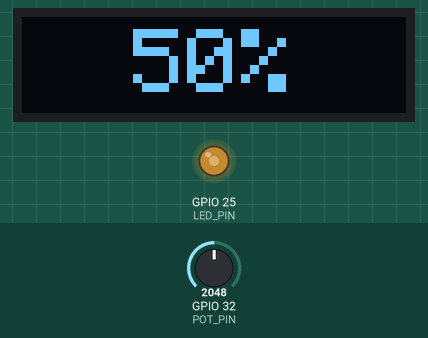
Simulated run of this sketch. Board: ESP32. Parts: 128×32 one-colour display, output pins drawn as LEDs (lit = HIGH). Inputs (shaded band) come from the test bench; at power-on: GPIO 32 (POT_PIN) = 2048. What the sketch prints to the serial monitor is not drawn.

Above: at 1.2 s.
1.3 s: GPIO 32 (POT_PIN) set to 2866
At 2.4 s:
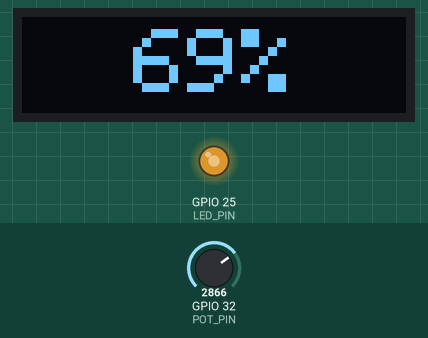
2.9 s: GPIO 32 (POT_PIN) set to 3603
At 4.1 s:
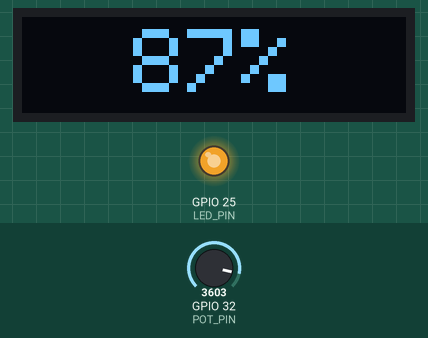
4.4 s: GPIO 32 (POT_PIN) set to 491
At 5.4 s:
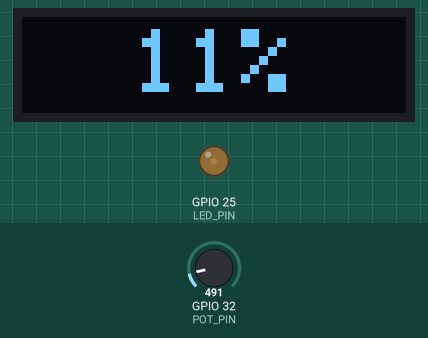
5.9 s: GPIO 32 (POT_PIN) set to 0
At 6.6 s:
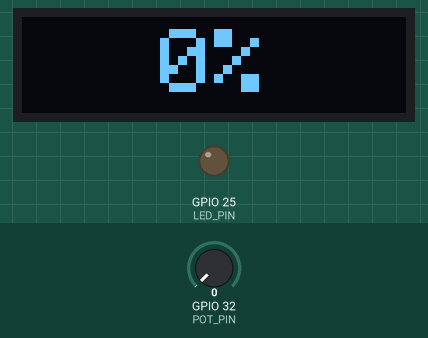
Timing chart, 0 to 8.4 s (numbered marks = the images above; inputs shaded):
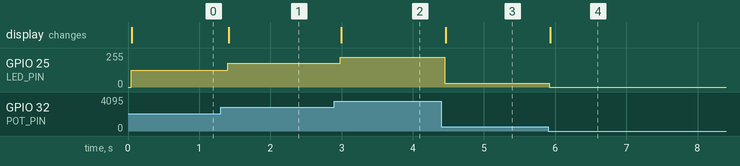

Measured:
- after the input at 1.3 s, GPIO 25 (LED_PIN): 127/255 → 177/255 after 0.10 s; the display: changes after 0.11 s (image 1)
- after the input at 2.9 s, GPIO 25 (LED_PIN): 177/255 → 223/255 after 0.08 s; the display: changes after 0.09 s (image 2)
- after the input at 4.4 s, GPIO 25 (LED_PIN): 223/255 → 30/255 after 0.05 s; the display: changes after 0.06 s (image 3)
- after the input at 5.9 s, GPIO 25 (LED_PIN): 30/255 → 0/255 at once; the display: changes at once (image 4)

The sketch:

potentiometer-control-led.ino
```cpp
#include <Wire.h>
#include <Adafruit_GFX.h>
#include <Adafruit_SSD1306.h>

#define SCREEN_WIDTH 128
#define SCREEN_HEIGHT 32
#define LED_PIN 25

#define OLED_RESET -1
#define OLED_ADDRESS 0x3C

#define POT_PIN 32

Adafruit_SSD1306 display(
  SCREEN_WIDTH,
  SCREEN_HEIGHT,
  &Wire,
  OLED_RESET);

void setup() {
  Serial.begin(115200);

  Wire.begin(21, 22);
  // PWM
  ledcAttach(LED_PIN, 5000, 8);

  if (!display.begin(SSD1306_SWITCHCAPVCC, OLED_ADDRESS)) {
    Serial.println("OLED failed");
    while (true)
      ;
  }

  display.clearDisplay();
  display.setTextColor(SSD1306_WHITE);
  display.display();
}

void loop() {

  // อ่าน Potentiometer
  int adcValue = analogRead(POT_PIN);

  // แปลง ADC 0-4095 → PWM 0-255
  int pwmValue = map(adcValue, 0, 4095, 0, 255);
  int percent = map(adcValue, 0, 4095, 0, 100);

  // ส่ง PWM ไป LED
  ledcWrite(LED_PIN, pwmValue);

  // แสดงบน Serial
  Serial.print("Percent: ");
  Serial.print(percent);
  Serial.println("%");

  // OLED
  display.clearDisplay();

  display.setTextSize(3);

  String text = String(percent) + "%";

  int16_t x1, y1;
  uint16_t w, h;

  display.getTextBounds(
    text,
    0,
    0,
    &x1,
    &y1,
    &w,
    &h);

  // จัดให้อยู่กึ่งกลาง
  int x = (SCREEN_WIDTH - w) / 2;
  int y = (SCREEN_HEIGHT - h) / 2;

  display.setCursor(x, y);
  display.print(text);

  display.display();

  delay(100);
}
```
